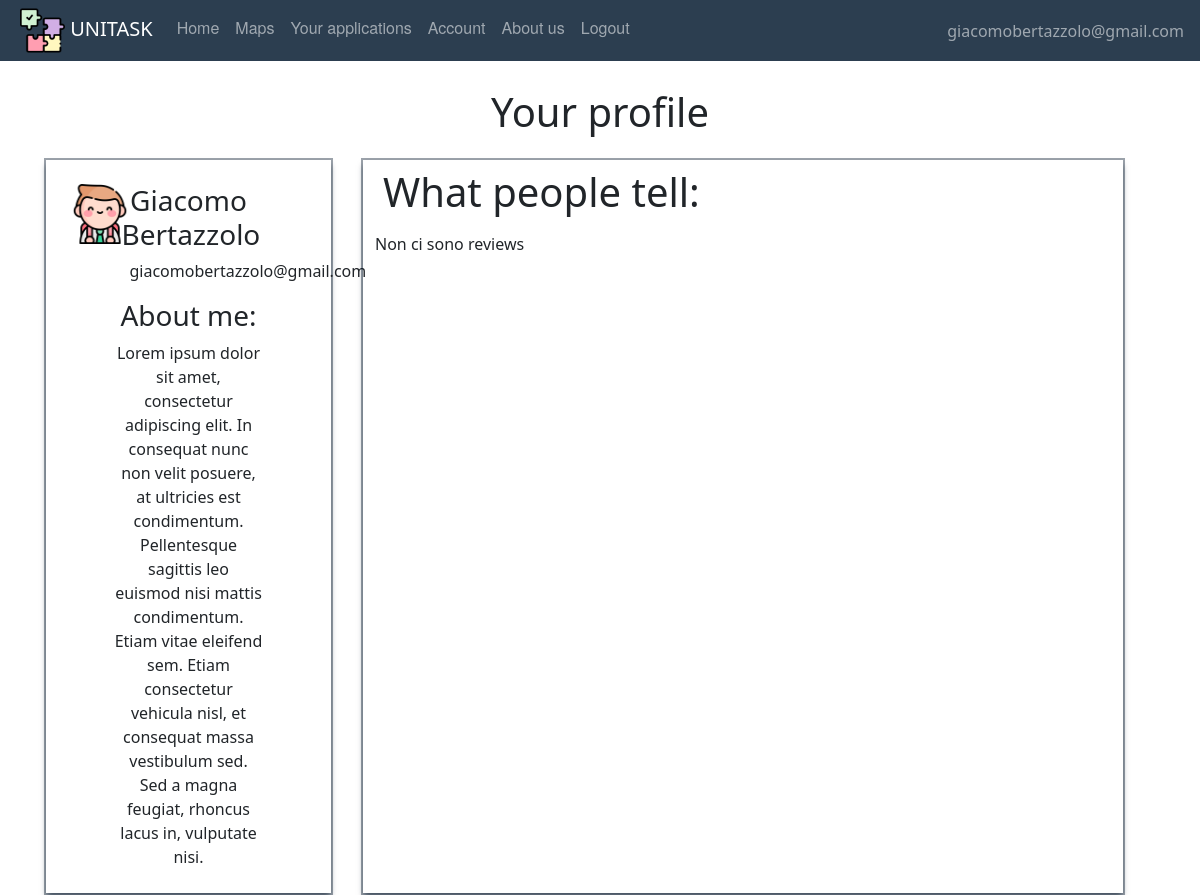
Page /account (signed in) on the earlier database version.
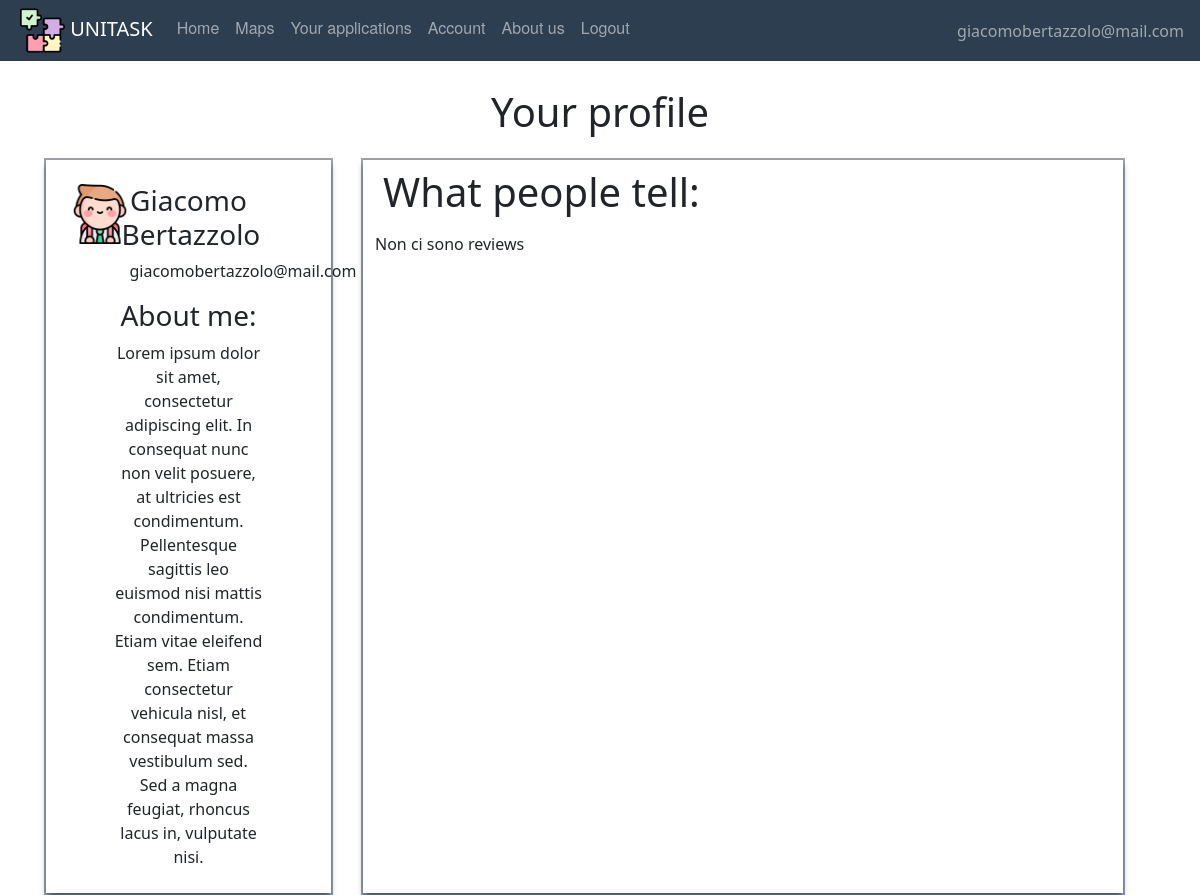
Same page on the later database version.
### website/models.py (models this page shows)
class User(db.Model, UserMixin):
    id = db.Column(db.Integer, primary_key=True)
    email = db.Column(db.String(150), unique=True)
    password = db.Column(db.String(150))
    first_name = db.Column(db.String(150))
    surname = db.Column(db.String(150))
    description = db.Column(db.String(200))
    type = db.Column(db.String(20))
    reviewsposted = db.relationship('Review', foreign_keys='Review.id_reviewer',
                                    backref='author')
    reviewsreceived = db.relationship('Review', foreign_keys='Review.id_reviewed',
                                      backref='received')
    __mapper_args__ = {
        'polymorphic_on': type,
        'polymorphic_identity': 'user',
    }

### website/user/routes.py (the view)
@users.route('/account')
def account():
    return render_template("User/account.html", user=current_user)

### website/templates/user/account.html (shortened to what this page needs)
{% extends "base.html" %}
{% block content%}
    <br />
    <h1 align = "center">Your profile</h1>
    <div class="container">
        <div class="row">
            <div align="center" class="col-3 profile-box m-3 p-4">
                <div class="row">
                    <div class="col-2">
                        {% if user.type=='student'%}
                            <img align="left" width="60" height="60" alt="usertype" src="/static/images/pic/student.png"/>
                        {% elif user.type=='adult'%}
                            <img align="left" width="60" height="60" alt="usertype" src="/static/images/pic/worker.png"/>
                        {% endif %}
                    </div>
                    <div class="col-8">
                        <h3 class="px-2">{{user.first_name}} {{ user.surname }}</h3>
                        <p class="px-3">{{ user.email }}</p>
                        <h3>About me:</h3>
                        <div>
                            {% if user.description != None %}
                                {{ user.description }}
                            {% else %}
                                You didn't add a description
                            {% endif %}
                        </div>
                    </div>
                </div>
            </div>
            <div  class="col-8 reviews-box m-3">
                <h1 align="left" class="p-2">What people tell: </h1>
            {% if user.reviewsreceived|length !=0 %}
                {% for recens in user.reviewsreceived %}
                    <div class="box-review">
                        <h2>Reviewed by: <span class="review-author"> {{recens.author.first_name }}</span></h2>
                        <h4 class="review-title">{{ recens.title }}</h4>
                        {{ recens.text }}
                    </div>
                {% endfor %}
            {% else %}
            Non ci sono reviews
            {% endif %}
            </div>
        </div>
    </div>
{% endblock %}

### website/templates/base.html (shortened to what this page needs)
<!DOCTYPE html>
<html lang="">
  <head>
      <link href="/static/css/style.css" rel="stylesheet">
      <link href="https://cdn.jsdelivr.net/npm/bootstrap@5.0.2/dist/css/bootstrap.min.css" rel="stylesheet">
  </head>
  <body>
  <nav class="navbar fixed-top navbar-expand-lg navbar-dark">
    <ul class="navbar-nav mr-auto">
    <li>
    <a style="padding-left:1em;" class="navbar-brand" href="#">
        <img src="/static/images/pic/puzzle.png" width="45" height="45"/>
        UNITASK
    </a></li>
            {% if user.is_authenticated %}
                {% if user.type=='adult' %}
                    <li class="nav-item"><a class="nav-link" id="home" href="/">Home</a></li>
                    <li class="nav-item"><a class="nav-link" id="posttask" href="{{ url_for('adults.posttask') }}">Post a Task</a></li>
                    <li class="nav-item"><a class="nav-link" id="offer" href="{{ url_for('adults.taskpending') }}">Task Pending</a></li>
                    <li class="nav-item"><a class="nav-link" id="account" href="{{ url_for('users.account') }}">Account</a></li>
                    <li class="nav-item"><a class="nav-link" id="aboutus" href="{{ url_for('users.about_us') }}">About us</a></li>
                    <li class="nav-item"><a class="nav-link" id="logout" href="{{ url_for('auth.logout') }}">Logout</a></li>
                    {% elif user.type=='student' %}
                    <li class="nav-item"><a class="nav-link" id="offer" href="{{ url_for('students.offer') }}">Home</a></li>
                    <li class="nav-item"><a class="nav-link" id="maps" href="{{ url_for('students.maps') }}">Maps</a>
                    <li class="nav-item"><a class="nav-link" id="applications" href="{{ url_for('students.listapplications') }}">Your applications</a></li>
                    <li class="nav-item"><a class="nav-link" id="account" href="{{ url_for('users.account') }}">Account</a></li>
                    <li class="nav-item"><a class="nav-link" id="aboutus" href="{{ url_for('users.about_us') }}">About us</a></li>
                    <li class="nav-item"><a class="nav-link" id="logout" href="{{ url_for('auth.logout') }}">Logout</a></li>
                    {% endif %}
                </ul>
                <ul class="navbar-nav ms-auto">
                <li class="nav-item">
                    <span style="padding-right:1em;" class="navbar-text d-flex justify-content-end">
                     {{ user.email}}
                       </span>
                </li>
                </ul>
            {% endif %}
</nav>
    {% block content %}
    {% endblock %}
  </body>
</html>

### website/static/css/style.css (style rules this page uses)
body { padding-top:4em; }
.navbar { list-style-type: none; margin: 0; padding: 0; overflow: hidden; background-color: #2c3e50; }
.nav-link { display: block; color: white; text-align: center; padding: 14px 16px; text-decoration: none; font-family: "Helvetica Neue", Helvetica, Arial, sans-serif; }
.profile-box { box-shadow: rgba(6, 24, 44, 0.4) 0px 0px 0px 2px, rgba(6, 24, 44, 0.65) 0px 4px 6px -1px, rgba(255, 255, 255, 0.08) 0px 1px 0px inset; }
.reviews-box { box-shadow: rgba(6, 24, 44, 0.4) 0px 0px 0px 2px, rgba(6, 24, 44, 0.65) 0px 4px 6px -1px, rgba(255, 255, 255, 0.08) 0px 1px 0px inset; }

Differences in the rows shown:
changed User "Giacomo": email "giacomobertazzolo@gmail.com" → "giacomobertazzolo@mail.com"
